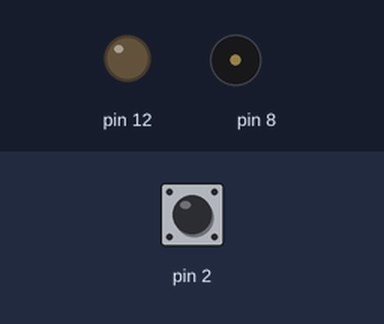
Simulated run of this sketch. Board: Arduino Uno, built with avr-gcc and run on an emulated ATmega328P. Shown: output pins drawn as LEDs (lit = HIGH), buzzer (waves = sounding). The test bench sets the inputs (shaded band); at power-on: pin 2 HIGH. What the sketch prints to the serial monitor is not drawn.

Above: at 1.2 s.
1.3 s: pin 2 pulled LOW for 0.15 s
At 1.38 s:
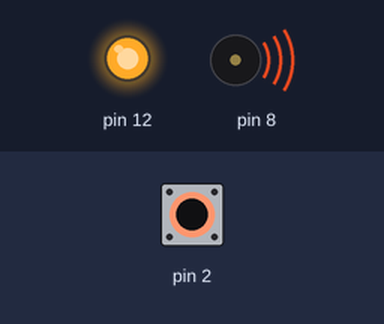
2.9 s: pin 2 pulled LOW for 3.2 s
At 6.6 s:
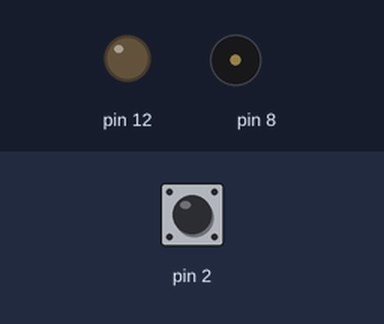
Timing chart, 0 to 8.1 s (numbered marks = the images above; inputs shaded):
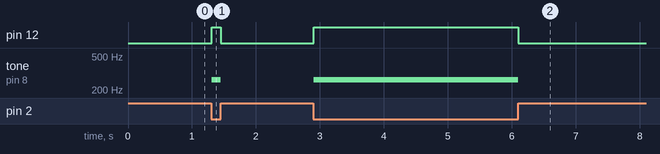

Measured:
- after the input at 1.3 s, pin 12: LOW → HIGH at once, → LOW 0.15 s later; tone on pin 8: silent → 262 Hz at once, → silent 0.15 s later
- after the input at 2.9 s, pin 12: LOW → HIGH at once, → LOW 3.2 s later; tone on pin 8: silent → 262 Hz at once, → silent 3.2 s later

The sketch:

Basic_capSensor_Tones.ino
```cpp
#include <CapacitiveSensor.h>
CapacitiveSensor cappy = CapacitiveSensor(4, 2);

int threshold = 100;

void setup() {
  // put your setup code here, to run once:
  Serial.begin(9600);
  pinMode(12, OUTPUT);
}


void loop() {
  // input
  // read the value from teh sensor/foil
  long val = cappy.capacitiveSensor(30);
  Serial.println(val);


  //output
  //once above a threshold then turn the light on

  if (val > threshold) {
    //led on
    digitalWrite(12, HIGH);
    //note on = tone(pin connected, frequency of note)
   tone(8,262);

  } else {
    //led off
    digitalWrite(12, LOW);
    // note off
    noTone(8);
  }


}
```
